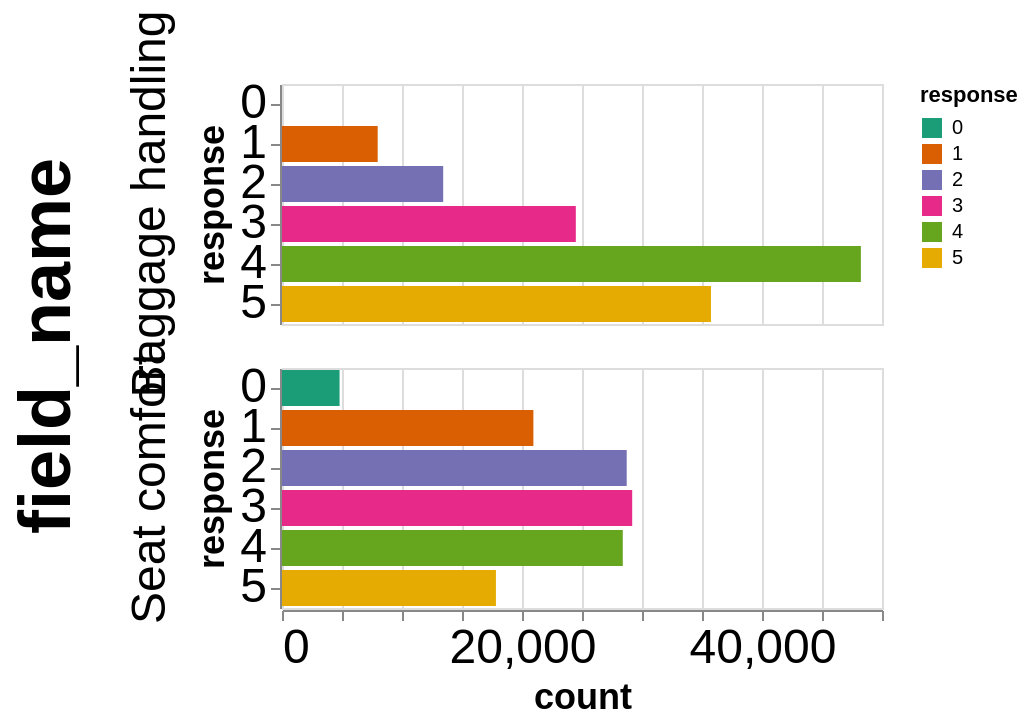

The specification (Vega-Lite) saved for this image:
### Vega-Lite specification from a JSON file in a GitHub repository (floating-point values rounded to 4 significant figures)
{"config": {"view": {}, "mark": {}, "axis": {"labelFontSize": 24, "titleFontSize": 18}, "header": {"labelFontSize": 24, "titleFontSize": 36}}, "data": {"name": "data-15438e8fdb25ef7003001cc1ded0d727"}, "facet": {"row": {"type": "nominal", "field": "field_name"}}, "spec": {"mark": "bar", "encoding": {"fill": {"type": "nominal", "field": "response", "scale": {"scheme": "dark2"}}, "x": {"type": "quantitative", "field": "count"}, "y": {"type": "nominal", "field": "response"}}}, "$schema": "https://vega.github.io/schema/vega-lite/v5.json", "datasets": {"data-15438e8fdb25ef7003001cc1ded0d727": [{"Unnamed: 0": 0, "field_name": "Baggage handling", "response": 1, "count": 7975, "freq": 0.0614, "end_percent": 0.0614, "start_percent": 0.0, "negative": true, "end_percent2": -0.1034, "start_percent2": -0.1648}, {"Unnamed: 0": 1, "field_name": "Baggage handling", "response": 2, "count": 13432, "freq": 0.1034, "end_percent": 0.1648, "start_percent": 0.0614, "negative": true, "end_percent2": 0.0, "start_percent2": -0.1034}, {"Unnamed: 0": 2, "field_name": "Baggage handling", "response": 3, "count": 24485, "freq": 0.1885, "end_percent": 0.3533, "start_percent": 0.1648, "negative": false, "end_percent2": 0.1885, "start_percent2": 0.0}, {"Unnamed: 0": 3, "field_name": "Baggage handling", "response": 4, "count": 48240, "freq": 0.3714, "end_percent": 0.7248, "start_percent": 0.3533, "negative": false, "end_percent2": 0.5599, "start_percent2": 0.1885}, {"Unnamed: 0": 4, "field_name": "Baggage handling", "response": 5, "count": 35748, "freq": 0.2752, "end_percent": 1.0, "start_percent": 0.7248, "negative": false, "end_percent2": 0.8352, "start_percent2": 0.5599}, {"Unnamed: 0": 5, "field_name": "Seat comfort", "response": 0, "count": 4797, "freq": 0.03693, "end_percent": 0.03693, "start_percent": 0.0, "negative": true, "end_percent2": -0.3825, "start_percent2": -0.4194}, {"Unnamed: 0": 6, "field_name": "Seat comfort", "response": 1, "count": 20949, "freq": 0.1613, "end_percent": 0.1982, "start_percent": 0.03693, "negative": true, "end_percent2": -0.2212, "start_percent2": -0.3825}, {"Unnamed: 0": 7, "field_name": "Seat comfort", "response": 2, "count": 28726, "freq": 0.2212, "end_percent": 0.4194, "start_percent": 0.1982, "negative": true, "end_percent2": 0.0, "start_percent2": -0.2212}, {"Unnamed: 0": 8, "field_name": "Seat comfort", "response": 3, "count": 29183, "freq": 0.2247, "end_percent": 0.6441, "start_percent": 0.4194, "negative": false, "end_percent2": 0.2247, "start_percent2": 0.0}, {"Unnamed: 0": 9, "field_name": "Seat comfort", "response": 4, "count": 28398, "freq": 0.2186, "end_percent": 0.8627, "start_percent": 0.6441, "negative": false, "end_percent2": 0.4433, "start_percent2": 0.2247}, {"Unnamed: 0": 10, "field_name": "Seat comfort", "response": 5, "count": 17827, "freq": 0.1373, "end_percent": 1.0, "start_percent": 0.8627, "negative": false, "end_percent2": 0.5806, "start_percent2": 0.4433}]}}
